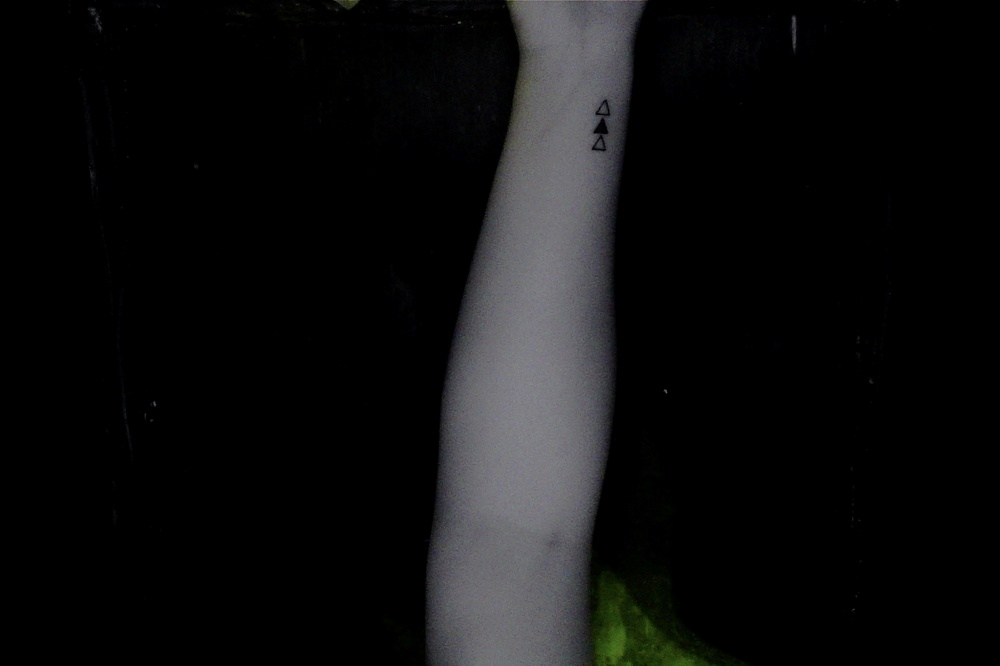
#> input picture archive-forearm/forearmNIR/00001 .jpg, 1000 x 666 px, shrunk from 2972 x 1980 before the run
$ python vein_segmentation.py --input 'archive-forearm/forearmNIR/00001 .jpg' --output out
#> lines starting #> are read from the running program, lines starting #| are printed output that depends on the picture; after the words box and inside, x2 and y2 are one past the last pixel; in counts of white or black regions, pixels touching at a corner belong together
#!/usr/bin/env python3
"""
NIR Vascular Segmentation Pipeline
==================================
Segments only the vein structures from raw Near-Infrared (NIR) images.
Produces a clean binary mask (veins=255, background=0).

Constraints Followed:
 - Classical CV only (OpenCV, scikit-image, NumPy). No Deep Learning.
 - Robust to illumination, skin tones, hair, and shadows.
 - Strict shape-based filtering to exclusively retain veins.
"""

from __future__ import annotations

import argparse
import os
import sys

import cv2
import matplotlib.pyplot as plt
import numpy as np
from skimage.filters import frangi, threshold_otsu, apply_hysteresis_threshold
from skimage.measure import label, regionprops
from skimage.morphology import disk, remove_small_objects, remove_small_holes

# ============================================================================
# TUNABLE PARAMETERS
# ============================================================================

# 1. Preprocessing
BILATERAL_D = 9
BILATERAL_SIGMA_COLOR = 75
BILATERAL_SIGMA_SPACE = 75
TOPHAT_KERNEL_SIZE = 151      # Large kernel to estimate background illumination
CLAHE_CLIP = 3.0
CLAHE_TILE = (8, 8)

# 2. Vessel Enhancement (Frangi)
FRANGI_SIGMAS = [1.0, 2.0, 3.0, 4.0]  # matching typical vein widths (1-4 pixels)
FRANGI_ALPHA = 0.5
FRANGI_BETA = 0.5
FRANGI_GAMMA = 15.0

# 3. Binarization (Adaptive)
ADAPTIVE_BLOCK_SIZE = 51
ADAPTIVE_C = -8

# 4. Morphological Cleaning
CLOSE_DISK_RADIUS = 3
MIN_OBJ_AREA = 100      # pixels
HOLE_FILL_AREA = 100    # pixels


# ============================================================================
# PIPELINE STAGES
# ============================================================================

def load_image(path: str) -> np.ndarray:
    """Load grayscale image and normalise to float32 [0, 1]."""
#> called with path = 'archive-forearm/forearmNIR/00001 .jpg'
    if not os.path.isfile(path):
        raise FileNotFoundError(f"Cannot find image: {path}")
    img = cv2.imread(path, cv2.IMREAD_ANYDEPTH | cv2.IMREAD_GRAYSCALE)
    if img is None:
        raise ValueError(f"Failed to decode: {path}")

    # Normalize to [0...1] based on dtype max
    if img.dtype == np.uint8:
        max_val = 255.0
    elif img.dtype == np.uint16:
        max_val = 65535.0
    else:
        max_val = img.max() if img.max() > 0 else 1.0

    return (img.astype(np.float32) / max_val)


def step1_preprocessing(img: np.ndarray) -> np.ndarray:
    """
    1. Preprocessing – bilateral filter for noise reduction,
       illumination correction (top-hat), and CLAHE.
    """
    img_u8 = np.clip(img * 255, 0, 255).astype(np.uint8)

    # Bilateral filter (preserves edges, removes noise/hair)
    filtered = cv2.bilateralFilter(
        img_u8, BILATERAL_D, BILATERAL_SIGMA_COLOR, BILATERAL_SIGMA_SPACE
    )

    # Illumination correction (subtracting background / white top-hat)
    # Since veins are DARK, the background is BRIGHT.
    # Morphological closing with a huge kernel removes the dark veins,
    # leaving just the uneven illumination background field.
    se_bg = cv2.getStructuringElement(cv2.MORPH_ELLIPSE, (TOPHAT_KERNEL_SIZE, TOPHAT_KERNEL_SIZE))
    background = cv2.morphologyEx(filtered, cv2.MORPH_CLOSE, se_bg)

    # We want to keep veins dark.
    # corrected = background - filtered creates an image where veins are BRIGHT.
    # To keep veins DARK for Frangi (black_ridges=True), we do:
    # 255 - (background - filtered)
    diff = cv2.subtract(background, filtered)
    corrected_u8 = cv2.subtract(np.full_like(diff, 255), diff)
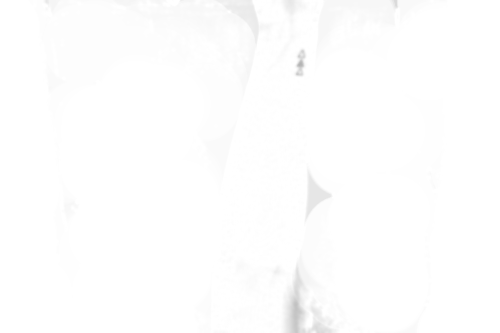
#> corrected_u8: shape (666, 1000) (shown at 1/2 size); min 177, max 255, mean 253.8

    # CLAHE for local contrast
    clahe = cv2.createCLAHE(clipLimit=CLAHE_CLIP, tileGridSize=CLAHE_TILE)
    enhanced_u8 = clahe.apply(corrected_u8)
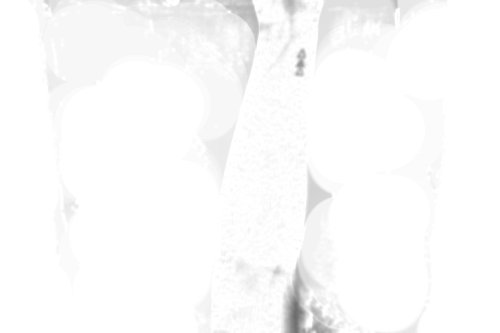
#> enhanced_u8: shape (666, 1000) (shown at 1/2 size); min 106, max 255, mean 251

    return enhanced_u8.astype(np.float32) / 255.0


def step2_vessel_enhancement(img: np.ndarray) -> np.ndarray:
    """
    2. Vessel enhancement – Frangi vesselness filter.
    black_ridges=True because veins appear dark on the bright skin background.
    """
    resp = frangi(
        img,
        sigmas=FRANGI_SIGMAS,
        alpha=FRANGI_ALPHA,
        beta=FRANGI_BETA,
        gamma=FRANGI_GAMMA,
        black_ridges=True,
    )
    # Normalise Frangi response to [0, 1]
    lo, hi = resp.min(), resp.max()
#> lo = 0; hi = 4.04e-06
    if hi > lo:
        resp = (resp - lo) / (hi - lo)
    return resp


def step3_binarization(frangi_resp: np.ndarray) -> np.ndarray:
    """
    3. Binarization – adaptive thresholding.
    Handles residual variations perfectly for continuous lines.
    """
    # Convert frangi [0, 1] to uint8 [0, 255]
    img_u8 = np.clip(frangi_resp * 255, 0, 255).astype(np.uint8)

    # Adaptive Gaussian
    mask = cv2.adaptiveThreshold(
        img_u8, 255,
        cv2.ADAPTIVE_THRESH_GAUSSIAN_C,
        cv2.THRESH_BINARY,
        ADAPTIVE_BLOCK_SIZE, ADAPTIVE_C
    )
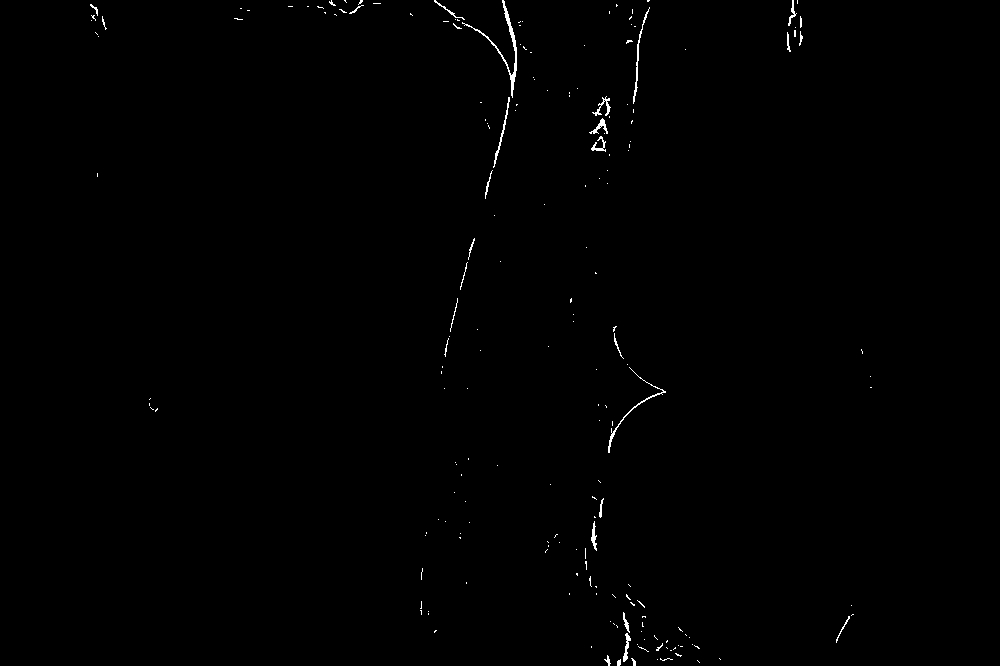
#> mask: shape (666, 1000); 0.42% white in thin lines or dots, all inside (x1, y1, x2, y2) = (90, 0, 872, 666)
    return mask > 0


def step4_morph_cleaning(binary_mask: np.ndarray) -> np.ndarray:
    """
    4. Morphological cleaning – small closing (disk 3) to fill gaps,
       remove small entities (< 100), and fill holes.
    """
    # Closing to fill gaps within veins
    se_close = disk(CLOSE_DISK_RADIUS)
    closed = cv2.morphologyEx(
        binary_mask.astype(np.uint8) * 255,
        cv2.MORPH_CLOSE,
        se_close
    ) > 0
#> closed: shape (666, 1000) bool; 0.51% white; 166 white regions (143 under 20 px), largest, box (x1, y1, x2, y2) and area: (434, 0, 522, 199) 844, (589, 96, 611, 134) 306, (787, 0, 803, 52) 269

    # Remove small noise pixels
    cleaned = remove_small_objects(closed, min_size=MIN_OBJ_AREA)
#> cleaned: shape (666, 1000) bool; 0.32% white; 7 white regions, largest, box (x1, y1, x2, y2) and area: (434, 0, 520, 169) 793, (589, 96, 611, 134) 305, (787, 0, 803, 52) 269

    # Fill small holes within veins
    filled = remove_small_holes(cleaned, area_threshold=HOLE_FILL_AREA)
#> filled: shape (666, 1000) bool; 0.33% white; 7 white regions, largest, box (x1, y1, x2, y2) and area: (434, 0, 520, 169) 793, (589, 96, 611, 134) 355, (787, 0, 803, 52) 269

    return filled.astype(np.uint8) * 255


    # The rest has been replaced by adaptive + morph cleanup!


# ============================================================================
# VISUALISATION AND ORCHESTRATION
# ============================================================================

def visualize(stages: dict[str, np.ndarray], output_path: str):
    """Plot the pipeline progression."""
    fig, axes = plt.subplots(2, 2, figsize=(16, 12))
    fig.suptitle("NIR Vein Segmentation Pipeline", fontsize=16, fontweight="bold")

    panels = [
        ("raw",       "1. Raw Input",             "gray"),
        ("frangi",    "2. Frangi Vesselness",     "hot"),
        ("final",     "3. Final Segmented Veins", "gray"),
        ("overlay",   "4. Vein Overlay",           None),
    ]

    for ax, (key, title, cmap) in zip(axes.flat, panels):
        data = stages.get(key)
        if data is not None:
            if cmap:
                ax.imshow(data, cmap=cmap)
            else:
                ax.imshow(data)
        ax.set_title(title)
        ax.axis("off")

    plt.tight_layout()
    fig.savefig(output_path, dpi=150)
    plt.close(fig)


def run_pipeline(image_path: str, output_dir: str):
    print(f"Processing: {image_path}")
    os.makedirs(output_dir, exist_ok=True)
    stages = {}

    # Step 0: Load
    raw = load_image(image_path)
    stages["raw"] = raw

    # Step 1: Preprocessing
    print("Executing Step 1: Preprocessing (Bilateral + Illumination + CLAHE)...")
    preproc = step1_preprocessing(raw)
    stages["preproc"] = preproc

    # Step 2: Frangi Enhancement
    print("Executing Step 2: Vessel Enhancement (Frangi filter)...")
    frangi_resp = step2_vessel_enhancement(preproc)
    stages["frangi"] = frangi_resp

    # Step 3: Binarization (Adaptive Thresholding)
    print("Executing Step 3: Binarization (Adaptive Thresholding)...")
    binary_mask = step3_binarization(frangi_resp)

    # Step 4: Morphological Cleaning
    print("Executing Step 4: Morphological Cleaning...")
    final_mask = step4_morph_cleaning(binary_mask)
    stages["final"] = final_mask

    # Create overlay (green veins on gray background)
    grey_bg = cv2.cvtColor(np.clip(raw*255, 0, 255).astype(np.uint8), cv2.COLOR_GRAY2BGR)
    overlay = grey_bg.copy()
    overlay[final_mask > 0] = [0, 255, 0]
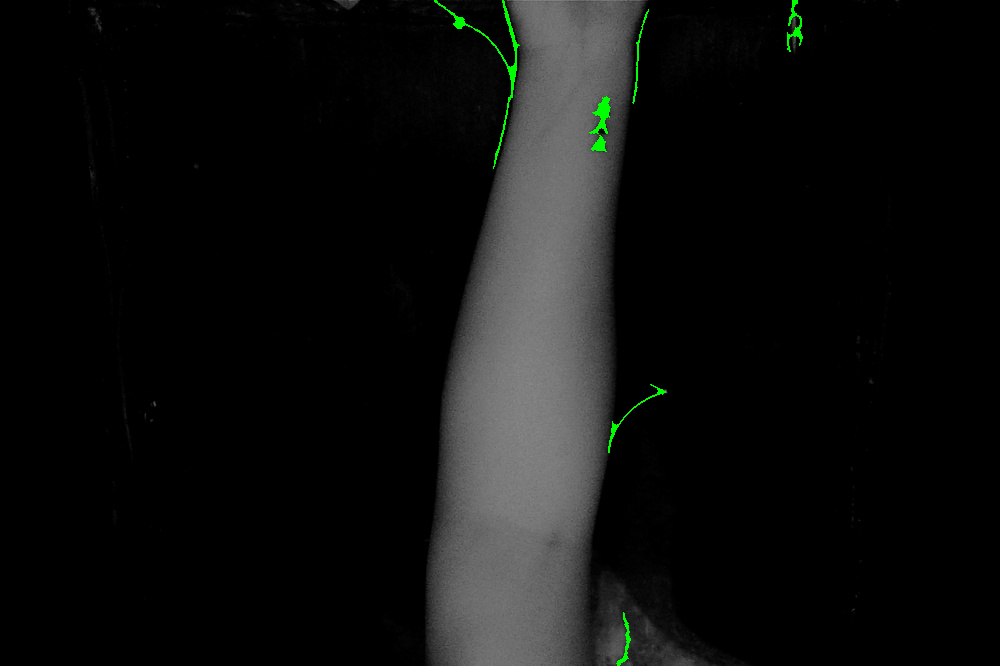
#> overlay: shape (666, 1000, 3); mean B, G, R 14.7, 15.6, 14.7
    stages["overlay"] = cv2.addWeighted(grey_bg, 0.6, overlay, 0.4, 0)

    # Save outputs
    out_mask = os.path.join(output_dir, "vein_mask.png")
    out_vis = os.path.join(output_dir, "pipeline_stages.png")
    cv2.imwrite(out_mask, final_mask)
    visualize(stages, out_vis)
#> in visualize, `fig.savefig(output_path, dpi=150)`:
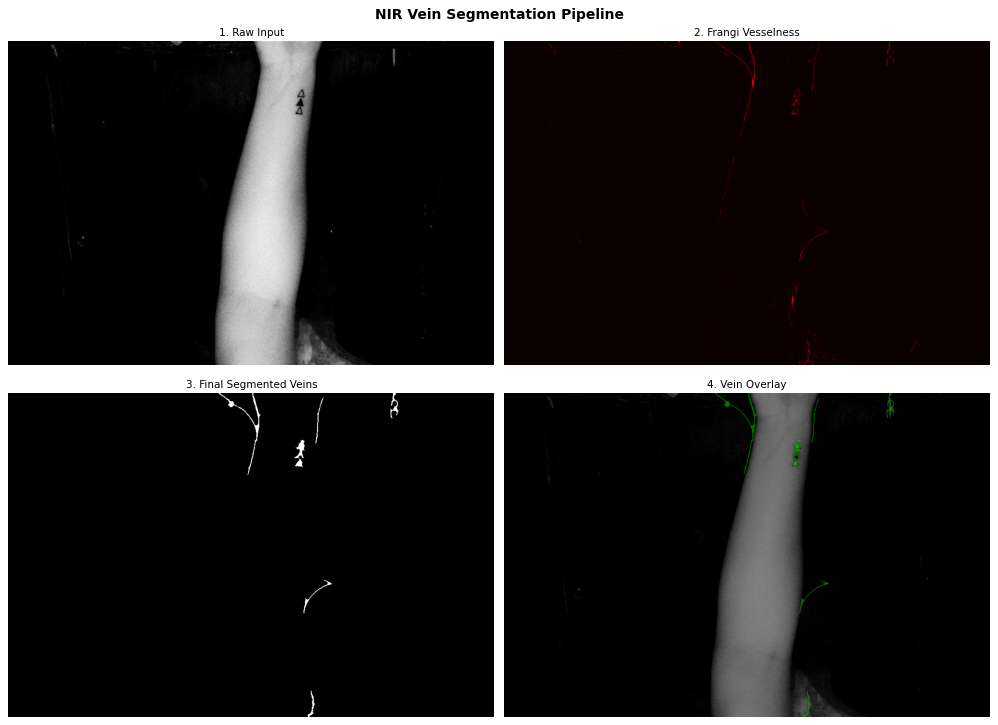
#> figure drawn by matplotlib, 4 panels

    print(f"Success! Saved results to {output_dir}")


if __name__ == "__main__":
    parser = argparse.ArgumentParser(description="NIR Vein Segmentation Pipeline")
    parser.add_argument("--input", required=True, help="Path to input NIR image")
    parser.add_argument("--output", required=True, help="Output directory")
    # Ignored legacy args for compatibility with previous commands
    parser.add_argument("--domain", default="tissue", help=argparse.SUPPRESS)
    parser.add_argument("--visualize", action="store_true", help=argparse.SUPPRESS)
    args = parser.parse_args()

    run_pipeline(args.input, args.output)

$ run again, on archive-forearm/forearmNIR/00003 .jpg
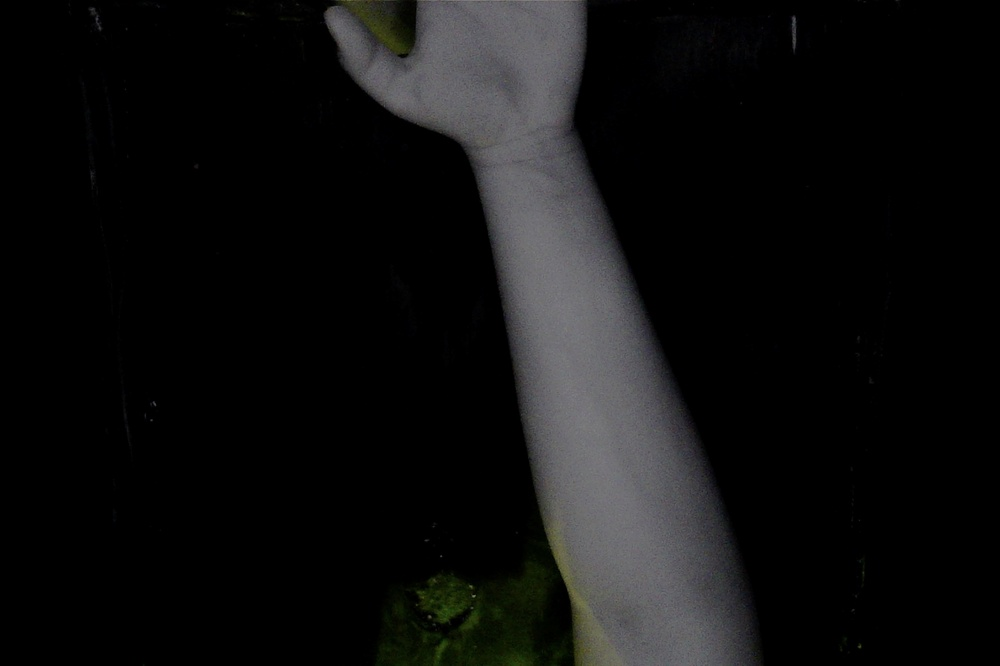
#> input picture archive-forearm/forearmNIR/00003 .jpg, 1000 x 666 px, shrunk from 2972 x 1980 before the run
#> lo = 0; hi = 5.94e-06
#> in step3_binarization, `mask = cv2.adaptiveThreshold( img_u8, 255, cv2.ADAPTIVE_THRESH_GAUSSIA..`:
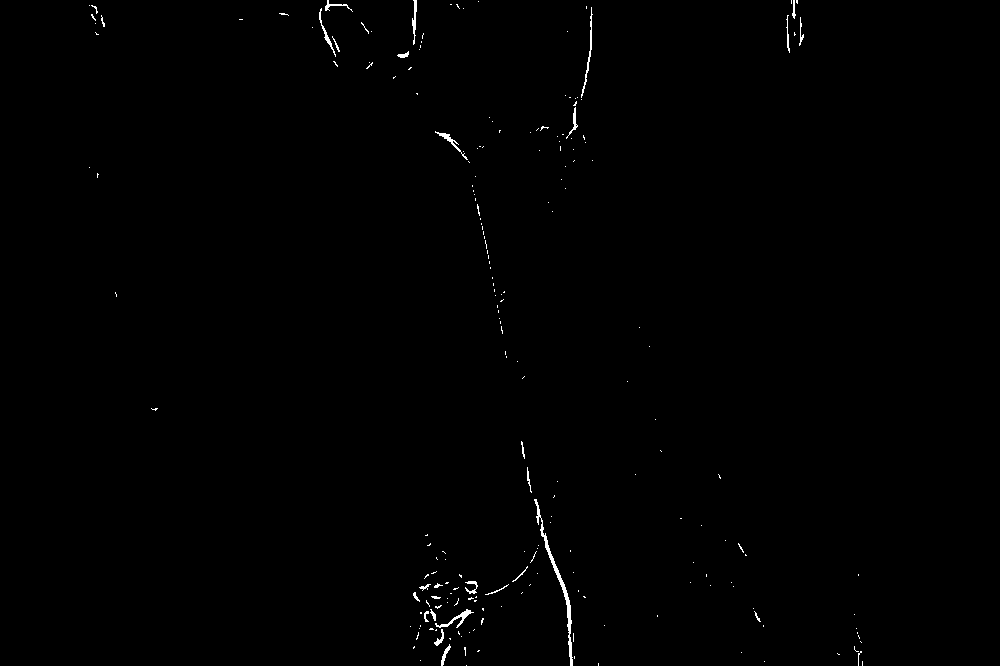
#> mask: shape (666, 1000); 0.43% white in thin lines or dots, all inside (x1, y1, x2, y2) = (89, 0, 863, 666)
#> closed: shape (666, 1000) bool; 0.52% white; 181 white regions (157 under 20 px), largest, box (x1, y1, x2, y2) and area: (534, 499, 575, 666) 645, (420, 600, 474, 646) 466, (562, 6, 593, 139) 308
#> cleaned: shape (666, 1000) bool; 0.35% white; 8 white regions, largest, box (x1, y1, x2, y2) and area: (534, 499, 575, 666) 645, (420, 605, 474, 646) 457, (564, 6, 593, 139) 304
#> overlay: shape (666, 1000, 3); mean B, G, R 15.7, 16.7, 15.7
#> in visualize, `fig.savefig(output_path, dpi=150)`:
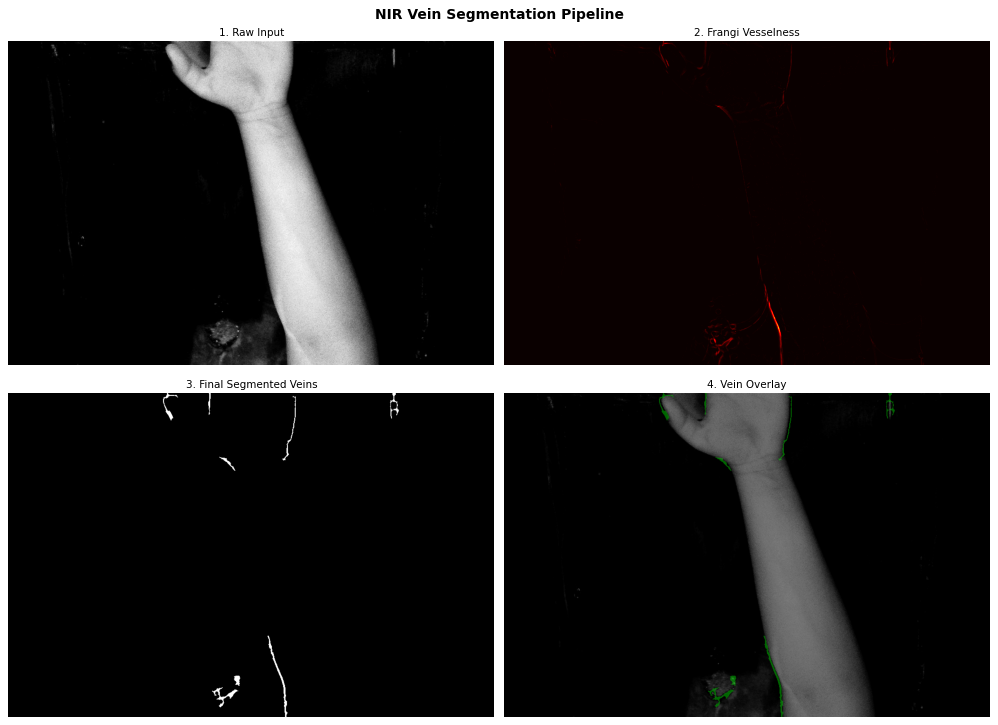
#> figure drawn by matplotlib, 4 panels
